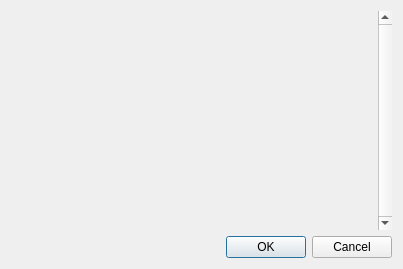
<?xml version="1.0" encoding="UTF-8"?>
<ui version="4.0">
 <class>Dialog</class>
 <widget class="QDialog" name="Dialog">
  <property name="geometry">
   <rect>
    <x>0</x>
    <y>0</y>
    <width>403</width>
    <height>269</height>
   </rect>
  </property>
  <property name="windowTitle">
   <string>Dialog</string>
  </property>
  <layout class="QVBoxLayout" name="verticalLayout">
   <item>
    <widget class="QScrollArea" name="scrollMarks">
     <property name="sizePolicy">
      <sizepolicy hsizetype="Minimum" vsizetype="Expanding">
       <horstretch>0</horstretch>
       <verstretch>0</verstretch>
      </sizepolicy>
     </property>
     <property name="minimumSize">
      <size>
       <width>56</width>
       <height>0</height>
      </size>
     </property>
     <property name="frameShape">
      <enum>QFrame::NoFrame</enum>
     </property>
     <property name="verticalScrollBarPolicy">
      <enum>Qt::ScrollBarAlwaysOn</enum>
     </property>
     <property name="horizontalScrollBarPolicy">
      <enum>Qt::ScrollBarAlwaysOff</enum>
     </property>
     <property name="widgetResizable">
      <bool>true</bool>
     </property>
     <widget class="QWidget" name="widget">
      <property name="geometry">
       <rect>
        <x>0</x>
        <y>0</y>
        <width>379</width>
        <height>235</height>
       </rect>
      </property>
      <property name="autoFillBackground">
       <bool>true</bool>
      </property>
      <layout class="QVBoxLayout" name="verticalLayout_5">
       <property name="spacing">
        <number>8</number>
       </property>
       <property name="leftMargin">
        <number>0</number>
       </property>
       <property name="topMargin">
        <number>0</number>
       </property>
       <property name="rightMargin">
        <number>0</number>
       </property>
       <property name="bottomMargin">
        <number>0</number>
       </property>
       <item>
        <layout class="QVBoxLayout" name="layPrefs">
         <property name="spacing">
          <number>12</number>
         </property>
         <property name="leftMargin">
          <number>8</number>
         </property>
         <property name="topMargin">
          <number>8</number>
         </property>
         <property name="rightMargin">
          <number>8</number>
         </property>
         <property name="bottomMargin">
          <number>8</number>
         </property>
        </layout>
       </item>
       <item>
        <spacer name="verticalSpacer_3">
         <property name="orientation">
          <enum>Qt::Vertical</enum>
         </property>
         <property name="sizeHint" stdset="0">
          <size>
           <width>17</width>
           <height>200</height>
          </size>
         </property>
        </spacer>
       </item>
      </layout>
     </widget>
    </widget>
   </item>
   <item>
    <widget class="QDialogButtonBox" name="buttonBox">
     <property name="orientation">
      <enum>Qt::Horizontal</enum>
     </property>
     <property name="standardButtons">
      <set>QDialogButtonBox::Cancel|QDialogButtonBox::Ok</set>
     </property>
    </widget>
   </item>
  </layout>
 </widget>
 <resources/>
 <connections>
  <connection>
   <sender>buttonBox</sender>
   <signal>accepted()</signal>
   <receiver>Dialog</receiver>
   <slot>accept()</slot>
   <hints>
    <hint type="sourcelabel">
     <x>248</x>
     <y>254</y>
    </hint>
    <hint type="destinationlabel">
     <x>157</x>
     <y>274</y>
    </hint>
   </hints>
  </connection>
  <connection>
   <sender>buttonBox</sender>
   <signal>rejected()</signal>
   <receiver>Dialog</receiver>
   <slot>reject()</slot>
   <hints>
    <hint type="sourcelabel">
     <x>316</x>
     <y>260</y>
    </hint>
    <hint type="destinationlabel">
     <x>286</x>
     <y>274</y>
    </hint>
   </hints>
  </connection>
 </connections>
</ui>
